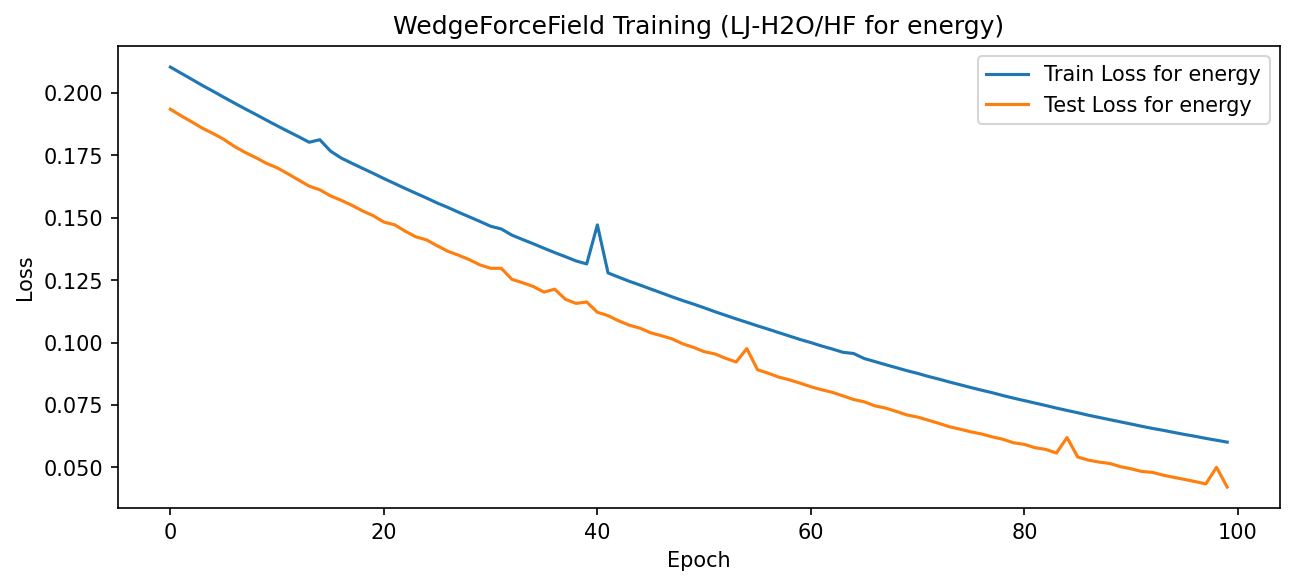

This chart was generated by the following Python code:
import torch
import torch.nn as nn
import torch.optim as optim
from torch.utils.data import Dataset, DataLoader, SubsetRandomSampler
import torch.autograd
import numpy as np
from scipy.spatial.distance import pdist, squareform
import matplotlib.pyplot as plt
import os


"""
WedgeForceField:
- Variable‑size molecules (2, 3, ..., N atoms).
- Each molecule → total energy + per‑atom forces (N, 3).
- Uses CUDA if available.
- Train/test: 80/20 via DataLoader.
- Training: 50% energy vs LJ, 50% per‑atom LJ forces.
"""


# Device selection
device = torch.device('cuda' if torch.cuda.is_available() else 'cpu')
print(f"Using device: {device}")


# PRIME ENCODING, labelling elements
prime_assign = {'H': 2, 'O': 7, 'F': 11, 'N': 13, 'C': 17}
log_primes = {el: np.log(p) for el, p in prime_assign.items()}


def quadrance(pos):
    """Squared distances Q_ij = ||r_i - r_j||^2."""
    return squareform(pdist(pos, 'sqeuclidean'))


def get_edge_features(elements, pos):
    """Edge tokens: [log(p_i*p_j), Q_ij] for i < j."""
    N = len(elements)
    if N < 2:
        return np.empty((0, 2))

    i_idx, j_idx = np.triu_indices(N, k=1)
    log_prods = np.array([log_primes[elements[i]] + log_primes[elements[j]]
                         for i, j in zip(i_idx, j_idx)])
    Q = quadrance(pos)[i_idx, j_idx]
    return np.stack([log_prods, Q], axis=-1)


def wedge_product(edge_feats):
    """Wedge product: wedge(e1,e2) = t1*q2 - q1*t2."""
    E = len(edge_feats)
    if E < 2:
        return np.array([])

    if edge_feats.ndim == 1:
        edge_feats = edge_feats.reshape(1, 2)

    t, q = edge_feats[:, 0], edge_feats[:, 1]
    return t[:-1] * q[1:] - q[:-1] * t[1:]


# Scaled Lennard-Jones Potential
def lj_potential(pos, epsilon=0.1, scale=0.1):
    r2 = quadrance(pos) + 1e-10
    r6 = r2**3
    V = 4*epsilon * (r6**(-2) - r6**(-1))
    return np.triu(V, k=1).sum() * scale   # e.g. scale=0.01

def lj_forces(pos, epsilon=0.1, scale=0.1):
    """Numerical gradient of lj_potential → per‑atom forces (N, 3)."""
    eps = 1e-6
    forces = np.zeros_like(pos)
    for i in range(pos.shape[0]):
        for d in range(3):
            pos_p = pos.copy(); pos_p[i, d] += eps
            pos_m = pos.copy(); pos_m[i, d] -= eps
            forces[i, d] = -(lj_potential(pos_p, epsilon, scale)
                           - lj_potential(pos_m, epsilon, scale)) / (2*eps)
    return forces


# MODEL: energy + per‑atom forces
class RNNModel(nn.Module):
    """
    forward_energy: scalar E_total.
    energy_and_forces: (E_total, forces) with forces = -∇E w.r.t. pos_t.
    """
    def __init__(self, input_size, hidden_size, output_size, num_layers=1):
        super(RNNModel,self).__init__()

        # rnn for node features first
        self.edge_rnn = nn.RNN(input_size=input_size,
                               hidden_size=hidden_size,
                               num_layers=num_layers,
                               batch_first=True)
        
        self.fc = nn.Linear(hidden_size, output_size)
        self.to(device)

    def forward_energy(self, edge_feats):
        """x: input with shape (batch_size, seq_length, input_size)"""
        # rnn returns output and h_n
        x = edge_feats.unsqueeze(0)
        rnn_out, h_n = self.edge_rnn(x)
        # take the last output from the last timestep
        last_output = rnn_out[:, -1, :] # shape is (batch_size, hidden_size)
        
        # pass through output layer
        output = self.fc(last_output)
        return output.squeeze()

    def energy_per_atom(self, node_feats, edge_feats, triplets):
        total_E = self.forward_energy(node_feats)
        N = node_feats.size(0)
        return total_E / N

    def energy_and_forces(self, node_feats, edge_feats, triplets, pos_t):
        """
        pos_t: (N, 3), requires_grad=True.
        Returns:
            total_E: scalar
            forces: (N, 3) = -∂E/∂pos_t
        """
        with torch.enable_grad():
            total_E = self.forward_energy(node_feats)

            # Explicitly require_grad on pos_t if it ever got detached
            if pos_t.grad is not None:
                pos_t.grad.zero_()

            # Compute gradient
            grad_outputs = torch.ones_like(total_E)
            grad_list = torch.autograd.grad(
                outputs=total_E,
                inputs=pos_t,
                grad_outputs=grad_outputs,
                create_graph=False,
                allow_unused=True
            )

            if grad_list[0] is None:
                # Something is wrong; fall back to zeros
                forces = torch.zeros_like(pos_t)
            else:
                forces = -grad_list[0]   # F = -∇E

        return total_E, forces
    
    def save(self, filename='rnn_model.pt'):

        torch.save(self.state_dict(), filename)
        print(f"Model saved to {filename}")


# DATASET GENERATION
def generate_molecules(n_h2o=4000, n_hf=1500, filename='training_set.xyz'):
    """
    Returns [(pos, elements, E_total, F_atom)].
    Also writes filename as XYZ file.
    """
    molecules = []

    # H2O
    for _ in range(n_h2o):
        r_oh = np.random.normal(0.96, 0.1)
        theta = np.deg2rad(np.random.normal(104.5, 5))
        phi = np.random.uniform(0, 2*np.pi)

        O = np.zeros(3)
        H1 = r_oh * np.array([np.sin(theta)*np.cos(phi),
                              np.sin(theta)*np.sin(phi),
                              np.cos(theta)])
        H2 = r_oh * np.array([np.sin(theta)*np.cos(phi+np.pi),
                              np.sin(theta)*np.sin(phi+np.pi),
                              np.cos(theta)])
        pos = np.vstack([O, H1, H2]) + 0.03*np.random.randn(3, 3)
        E_total = lj_potential(pos, 0.1)
        F_atom = lj_forces(pos, 0.1)
        molecules.append((pos, ['O','H','H'], E_total, F_atom))

    # HF
    for _ in range(n_hf):
        r_hf = np.random.normal(0.92, 0.1)
        pos = np.array([[0,0,0],
                        [r_hf, 0.01*np.random.randn(), 0.01*np.random.randn()]])
        E_total = lj_potential(pos, 0.1)
        F_atom = lj_forces(pos, 0.1)
        molecules.append((pos, ['H','F'], E_total, F_atom))

    # Write XYZ
    with open(filename, 'w') as f:
        for i, (pos, els, E, F) in enumerate(molecules):
            f.write(f"{len(els)}\n")
            f.write(f"mol_{i} E={E:.6f}\n")
            for j, el in enumerate(els):
                f.write(f"{el:2s} {pos[j][0]:12.6f} {pos[j][1]:12.6f} {pos[j][2]:12.6f}\n")
    print(f"Generated {len(molecules)} structures → {filename}")
    return molecules


def molecules_to_tensors(molecules, device):
    """
    molecules: list of (pos, els, E_total, F_atom).

    Returns list of (node_t, edge_t, trip_t, pos_t, E_total, F_atom_t, N_atoms)
    for each molecule.
    """
    samples = []
    targets_E = []

    for pos, els, E_total, F_atom in molecules:
        N = len(els)

        # 1. Node features
        node_feats = np.array([log_primes[el] for el in els])[:, None]
        node_t = torch.tensor(node_feats, dtype=torch.float32, device=device)

        # 2. Edge features
        if N >= 2:
            edge_feats = get_edge_features(els, pos)
            if len(edge_feats) == 2:
                edge_feats = edge_feats.reshape(1, 2)
            if edge_feats.ndim == 1:
                edge_feats = np.zeros((0, 2))
        else:
            edge_feats = np.zeros((0, 2))
        edge_t = torch.tensor(edge_feats, dtype=torch.float32, device=device)

        # 3. Triplets
        wedges = wedge_product(edge_feats)
        if len(wedges) > 0:
            trip_t = torch.tensor(wedges[:, None], dtype=torch.float32, device=device)
        else:
            trip_t = torch.zeros(1, 1, dtype=torch.float32, device=device)

        # 4. Positions (requires_grad=True)
        pos_t = torch.tensor(pos, dtype=torch.float32, device=device, requires_grad=True)

        # 5. LJ forces
        F_atom_t = torch.tensor(F_atom, dtype=torch.float32, device=device)

        samples.append((node_t, edge_t, trip_t, pos_t, E_total, F_atom_t, N))
        targets_E.append(E_total)

    return samples, targets_E


# DATASET CLASS + COLLATE
class EnergyDataset(Dataset):
    """
    Each item = (node_t, edge_t, trip_t, pos_t, E_total, F_atom_t, N_atoms).
    """
    def __init__(self, samples):
        self.samples = samples

    def __len__(self):
        return len(self.samples)

    def __getitem__(self, idx):
        return self.samples[idx]


def collate_fn(batch):
    """
    Returns:
        node_batch, edge_batch, triplet_batch, pos_batch, E_total_batch, F_batch, N_batch.
    """
    node_batch = [b[0] for b in batch]
    edge_batch = [b[1] for b in batch]
    triplet_batch = [b[2] for b in batch]
    pos_batch = [b[3] for b in batch]
    E_total_batch = torch.tensor([b[4] for b in batch], dtype=torch.float32, device=device)
    F_batch = [b[5] for b in batch]
    N_batch = [b[6] for b in batch]

    return (node_batch, edge_batch, triplet_batch, pos_batch,
            E_total_batch, F_batch, N_batch)

def load_molecules_from_xyz(filename='training_set.xyz'):
    """
    Parse training_set.xyz → (pos, elements, E_total, F_atom).
    Recompute LJ energy; ignore E= from file.
    """
    molecules = []
    with open(filename, 'r') as f:
        lines = [line.strip() for line in f.readlines()]

    i = 0
    while i < len(lines):
        line = lines[i]
        if not line:
            i += 1
            continue

        try:
            N = int(line)
        except ValueError:
            i += 1
            continue

        i += 1
        if i >= len(lines):
            break
        # Skip comment line (mol_i E=...)
        i += 1

        pos = np.zeros((N, 3))
        elements = []

        for j in range(N):
            if i >= len(lines):
                raise RuntimeError(f"Premature end of file at molecule with N={N}")
            cols = lines[i].split()
            if len(cols) < 4:
                print(f"Bad line at i={i}: {lines[i]!r}")
                raise ValueError("Line too short; expected at least 4 columns (el x y z)")
            elements.append(cols[0])
            try:
                pos[j] = [float(x) for x in cols[1:4]]
            except ValueError as e:
                print(f"Bad coordinates at line {i}: {lines[i]!r}")
                raise e
            i += 1

        # Recompute LJ energy and forces
        E_total = lj_potential(pos, epsilon=0.1, scale=0.01)
        F_atom = lj_forces(pos, epsilon=0.1)
        molecules.append((pos, elements, E_total, F_atom))

    print(f"Loaded {len(molecules)} structures from {filename}")
    return molecules

# 50/50 TRAINING LOOP
def train_model_50_50(model, train_loader, test_loader, optimizer, epochs):
    train_losses = []
    test_losses = []

    last_epoch_loss = 0.0
    for epoch in range(epochs):
        # Training
        model.train()
        epoch_loss = 0.0

        for (node_batch, edge_batch, triplet_batch, pos_batch,
             E_total_tar, F_tar, N_batch) in train_loader:

            batch_size = len(E_total_tar)
            optimizer.zero_grad()

            loss_E_tot = 0.0
            loss_F_tot = 0.0

            for i in range(batch_size):
                node_i = node_batch[i]
                edge_i = edge_batch[i]
                trip_i = triplet_batch[i]
                pos_i = pos_batch[i].clone().detach().requires_grad_(True)
                N = N_batch[i]

                # 1. Total energy loss (LJ)
                total_E_pred = model.forward_energy(node_i)
                loss_E = (total_E_pred - E_total_tar[i])**2
                loss_E_tot += loss_E

                # 2. Per‑atom force loss (LJ forces)
                total_E_actual, F_pred = model.energy_and_forces(node_i, edge_i, trip_i, pos_i)
                F_tar_i = F_tar[i]  # (N, 3)
                F_loss = ((F_pred - F_tar_i)**2).sum() / (3 * N)  # per‑atom MSE
                loss_F_tot += F_loss

            loss_E_avg = loss_E_tot / batch_size
            loss_F_avg = loss_F_tot / batch_size

            # 50–50 energy–forces
            total_loss = 0.5 * loss_E_avg + 0.5 * loss_F_avg
            #print("Running batch loss tracker. E_loss:", loss_E_avg," F_loss:", loss_F_avg, " total loss:", total_loss) 
            #loss_tensor = torch.tensor(total_loss, device=device, requires_grad=True)
            total_loss.backward()
            optimizer.step()
            epoch_loss += total_loss

        avg_epoch_loss = epoch_loss / len(train_loader)
        print("Running epoch loss tracker:", avg_epoch_loss, "last epoch's loss:", last_epoch_loss) 
        train_losses.append(avg_epoch_loss.detach().numpy())
        last_epoch_loss = avg_epoch_loss

        # Evaluation
        model.eval()
        test_loss = 0.0
        with torch.no_grad():
            for (node_batch, edge_batch, triplet_batch, pos_batch,
                 E_total_tar, F_tar, N_batch) in test_loader:
                batch_size = len(E_total_tar)
                batch_loss = 0.0
                for i in range(batch_size):
                    node_i = node_batch[i]
                    edge_i = edge_batch[i]
                    trip_i = triplet_batch[i]
                    pos_i = pos_batch[i]
                    N = N_batch[i]

                    total_E_pred = model.forward_energy(node_i)
                    loss_E = (total_E_pred - E_total_tar[i])**2

                    total_E_actual, F_pred = model.energy_and_forces(node_i, edge_i, trip_i, pos_i)
                    F_tar_i = F_tar[i]
                    F_loss = ((F_pred - F_tar_i)**2).sum() / (3 * N)

                    batch_loss += 0.5 * loss_E + 0.5 * F_loss

                test_loss += batch_loss / batch_size

            test_loss /= len(test_loader)
            test_losses.append(test_loss.detach().numpy())
            print(f'Test loss: {test_loss}')
            

        if epoch % 10 == 0:
            print(f"Epoch {epoch}: Train Loss = {avg_epoch_loss:.4f}, Test Loss = {test_loss:.4f}")

    model.save('rnn_model.pt')
    return train_losses, test_losses

# 

def train_model_energy(model, train_loader, test_loader, optimizer, epochs):
    train_losses = []
    test_losses = []

    last_epoch_loss = 0.0
    for epoch in range(epochs):
        # Training
        model.train()
        epoch_loss = 0.0

        for (node_batch, edge_batch, triplet_batch, pos_batch,
             E_total_tar, F_tar, N_batch) in train_loader:

            batch_size = len(E_total_tar)
            optimizer.zero_grad()

            loss_E_tot = 0.0

            for i in range(batch_size):
                node_i = node_batch[i]
                edge_i = edge_batch[i]
                trip_i = triplet_batch[i]
                pos_i = pos_batch[i].clone().detach().requires_grad_(True)
                N = N_batch[i]

                # 1. Total energy loss (LJ)
                total_E_pred = model.forward_energy(node_i)
                loss_E = (total_E_pred - E_total_tar[i])**2
                loss_E_tot += loss_E

            loss_E_avg = loss_E_tot / batch_size
        
           
            total_loss = loss_E_avg 
            #print("Running batch loss tracker. E_loss:", loss_E_avg) 
            total_loss.backward()
            optimizer.step()
            epoch_loss += total_loss

        avg_epoch_loss = epoch_loss / len(train_loader)
        print("Running epoch loss tracker:", avg_epoch_loss, "last epoch's loss:", last_epoch_loss) 
        train_losses.append(avg_epoch_loss.detach().numpy())
        last_epoch_loss = avg_epoch_loss

        # Evaluation
        model.eval()
        test_loss = 0.0
        with torch.no_grad():
            for (node_batch, edge_batch, triplet_batch, pos_batch,
                 E_total_tar,F_tar, N_batch) in test_loader:
                batch_size = len(E_total_tar)
                batch_loss = 0.0
                for i in range(batch_size):
                    node_i = node_batch[i]
                    edge_i = edge_batch[i]
                    trip_i = triplet_batch[i]
                    pos_i = pos_batch[i]
                    N = N_batch[i]

                    total_E_pred = model.forward_energy(node_i)
                    loss_E = (total_E_pred - E_total_tar[i])**2

                    batch_loss += loss_E

                test_loss += batch_loss / batch_size

            test_loss /= len(test_loader)
            test_losses.append(test_loss.detach().numpy())
            print(f'Test loss: {test_loss}')
        if epoch % 10 == 0:
            print(f"Epoch {epoch}: Train Loss = {avg_epoch_loss:.4f}, Test Loss = {test_loss:.4f}")

    model.save('rnn_model.pt')
    return train_losses, test_losses


# VISUALIZATION
def plot_losses(train_losses, test_losses):
    plt.figure(figsize=(10, 4))
    plt.plot(train_losses, label='Train Loss for energy')
    plt.plot(test_losses,  label='Test Loss for energy')
    plt.xlabel('Epoch')
    plt.ylabel('Loss')
    plt.title('WedgeForceField Training (LJ‑H2O/HF for energy)')
    plt.legend()
    plt.savefig('rnn_model.png', dpi=150, bbox_inches='tight')
    plt.close()


# MAIN EXECUTION
def main():
    mol_filename = 'training_set.xyz'
    model_filename = 'rnn_model.pt'

    # 1. Load or generate molecules
    if os.path.exists(mol_filename):
        print(f"Found {mol_filename}; loading data (recomputing LJ energy).")
        molecules = load_molecules_from_xyz(mol_filename)
    else:
        print(f"Generating new training data...")
        molecules = generate_molecules(n_h2o=4000, n_hf=1500, filename=mol_filename)
    

    # 2. Convert to tensors
    print("Converting to tensors...")
    samples, targets_E = molecules_to_tensors(molecules, device)

    # 3. Create Dataset + train/test split (80/20)
    dataset = EnergyDataset(samples)
    N = len(dataset)
    indices = torch.randperm(N)
    train_size = int(0.8 * N)
    train_idx = indices[:train_size]
    test_idx  = indices[train_size:]

    
    train_loader = DataLoader(
        dataset,
        batch_size=32,
        collate_fn=collate_fn,
        shuffle=False,
        num_workers=0,
        sampler=SubsetRandomSampler(train_idx)
    )
    test_loader  = DataLoader(
        dataset,
        batch_size=32,
        collate_fn=collate_fn,
        shuffle=False,
        num_workers=0,
        sampler=SubsetRandomSampler(test_idx)
    )

    print("Loading/generating model")
    # 4. Initialize model and optimizer
    model = RNNModel(input_size = 2, hidden_size=10, output_size=1, num_layers=2)
    if os.path.exists(model_filename):
        model.load_state_dict(torch.load(model_filename, map_location=device))
        print(f"Training model loaded from {model_filename}")
    else:
        print("Training new model...")

    lr = 1e-6
    epochs = 100
    print("Learning rate:", lr)
    optimizer = optim.Adam(model.parameters(), lr)
    train_losses, test_losses = train_model_energy(model, train_loader, test_loader, optimizer, epochs)
    plot_losses(train_losses, test_losses)

    # 5. Single‑molecule test (H2O equilibrium)
    pos_test = np.array([[0.,0.,0.],
                         [0.96,0.,0.],
                         [-0.48,0.83,0.]])
    els = ['O','H','H']
    target_E = lj_potential(pos_test, 0.1)
    target_F = lj_forces(pos_test, 0.1)

    node_feats = np.array([log_primes[el] for el in els])[:, None]
    node_t = torch.tensor(node_feats, dtype=torch.float32, device=device)

    edge_feats = get_edge_features(els, pos_test)[0]
    edge_t = torch.tensor(edge_feats, dtype=torch.float32, device=device)

    wedges = wedge_product(edge_feats)
    if len(wedges) > 0:
        trip_t = torch.tensor(wedges[:, None], dtype=torch.float32, device=device)
    else:
        trip_t = torch.zeros(1, 1, dtype=torch.float32, device=device)

    pos_t = torch.tensor(pos_test, dtype=torch.float32, device=device, requires_grad=True)

    model.eval()
    with torch.no_grad():
        total_E_pred = model.forward_energy(node_t)
        E_per_atom_pred = model.energy_per_atom(node_t, edge_t, trip_t)
        total_E_actual, forces_pred = model.energy_and_forces(node_t, edge_t, trip_t, pos_t)

    total_E_np = total_E_pred.cpu().item()
    E_per_atom_np = E_per_atom_pred.cpu().item()
    forces_np = forces_pred.cpu().numpy()

    print("\n=== Single‑molecule test (H2O, equilibrium) ===")
    print(f"Target total energy (LJ):        {target_E:.6f}")
    print(f"Model total energy:              {total_E_np:.6f}")
    print(f"Model E_per_atom:                {E_per_atom_np:.6f}")
    print(f"Model energy error (abs):        {abs(target_E - total_E_np):.6f}")

    print("\nPredicted per‑atom forces (model):")
    for i, f_pred in enumerate(forces_np):
        print(f"  Atom {i}: {f_pred[0]:8.5f}, {f_pred[1]:8.5f}, {f_pred[2]:8.5f}")

    print(f"\nModel force balance (sum): {forces_np.sum(axis=0)}")
    print(f"LJ force balance (sum):    {target_F.sum(axis=0)}")

    F_rmse = np.sqrt(((forces_np - target_F)**2).mean())
    print(f"\nForce RMSE (per‑atom): {F_rmse:.6f}")


if __name__ == "__main__":
    main()
